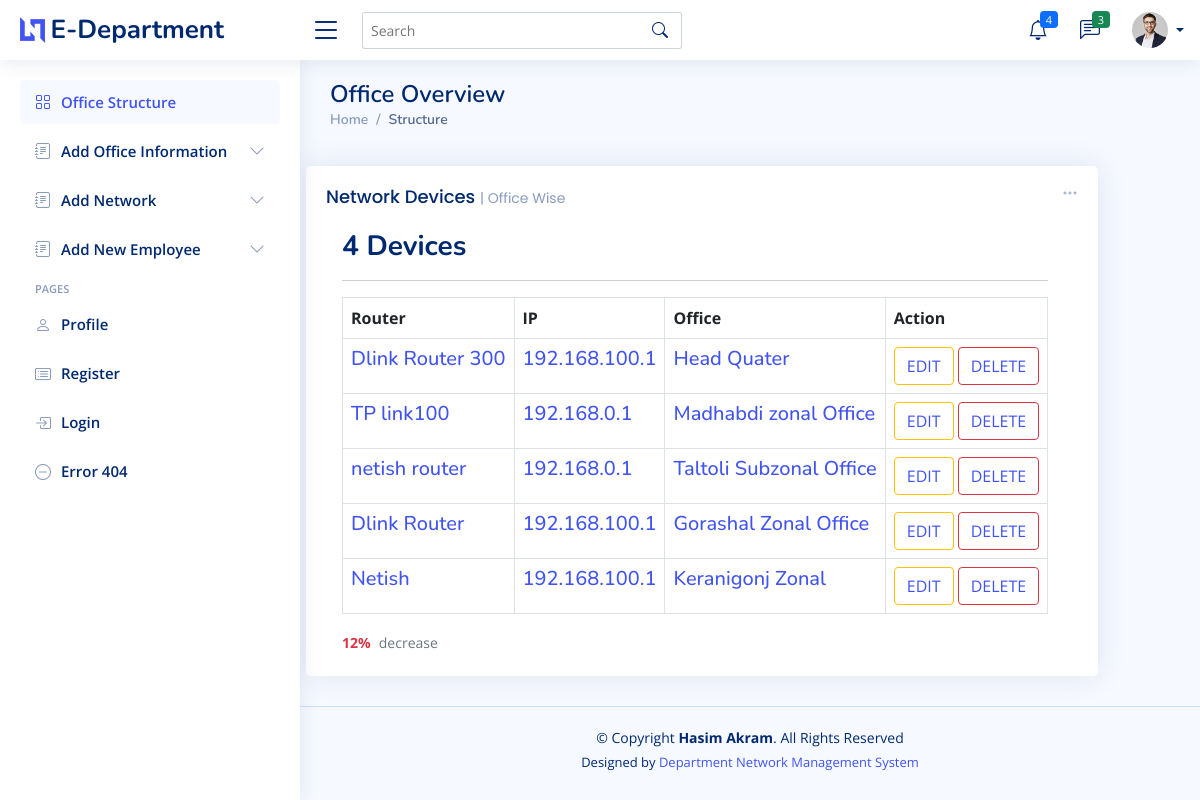
Page /device_detail.php on the committed database.
### tables this page shows
CREATE TABLE `network` (
  `id` int(10) NOT NULL,
  `name` varchar(20) NOT NULL,
  `ip` varchar(30) NOT NULL,
  `subnet` varchar(30) NOT NULL,
  `office` varchar(35) NOT NULL
);

### functions.php (called while the page is built, shortened)
<?php
	class edep{
			private $host="localhost";
			private $user="root";
			private $pass="";
			private $db="edepartment";
			public $connection;
			public function __construct(){
				$connect = new mysqli($this -> host, $this -> user, $this -> pass, $this -> db);
				$this -> connection = $connect ;
					}
				public function deviceview(){
					$sql ="SELECT * FROM network";
					$netdev =$this -> connection -> query($sql);
					if ($netdev) {
						return $netdev;
					}else{
						return false;
					}
				}
}
?>

### device_detail.php (the view, shortened to what this page needs)
<?php
    include 'menu.php';
    include 'functions.php';
    $obj =new edep;
?>
        <section class="section dashboard">
           <div class="row">
            <div class="col-xxl-6  offset-lg-3 offset-md-4  col-md-8">
              <div class="card info-card customers-card">
                <div class="filter">
                  <a class="icon" href="#" data-bs-toggle="dropdown"><i class="bi bi-three-dots"></i></a>
                </div>
                <div class="card-body table-responsive" style="height: 500px;">
                  <h5 class="card-title">Network Devices <span>| Office Wise</span></h5>
                  <div class="d-flex align-items-center">
                    <div class="ps-3">
                      <h6>4 Devices</h6>
                      <hr>
                      <table class="table table-bordered">
                       <tr>
                         <th>Router</th>
                         <th>IP</th>
                         <th>Office</th>
                         <th>Action</th>
                       </tr>
                      <?php
                        $totaldev = $obj -> deviceview();
                        while($totaldevv = $totaldev -> fetch_array()):
                      ?>
                       <tr>
                         <td><h5><a href="#"><?php echo $totaldevv['name']; ?></a></h5></td>
                         <td><h5><a href="#"><?php echo $totaldevv['ip']; ?></a></h5></td>
                         <td><h5><a href="#"><?php echo $totaldevv['office']; ?></a></h5></td>
                         <td><button class="btn btn-outline-warning"><a href="device_edit.php?id=<?php echo $dddd['id']; ?> "?>EDIT</a></button>
                        <button class="btn btn-outline-danger"><a href="device_delete.php?id=<?php echo $dddd['id']; ?> "?>DELETE</a></button></td>
                       </tr>
                      <?php
                        endwhile;
                      ?>
                      </table>
                      <span class="text-danger small pt-1 fw-bold">12%</span> <span class="text-muted small pt-2 ps-1">decrease</span>
                    </div>
                  </div>
                </div>
              </div>
            </div>
            </div>
    </section>
<?php
    include 'footer.php';
  ?>

### assets/css/style.css (style rules this page uses)
:root { scroll-behavior: smooth; }
body { font-family: "Open Sans", sans-serif; background: #f6f9ff; color: #444444; }
a { color: #4154f1; text-decoration: none; }
h1, h2, h3, h4, h5, h6 { font-family: "Nunito", sans-serif; }
.card { margin-bottom: 30px; border: none; border-radius: 5px; box-shadow: 0px 0 30px rgba(1, 41, 112, 0.1); }
.card-title { padding: 20px 0 15px 0; font-size: 18px; font-weight: 500; color: #012970; font-family: "Poppins", sans-serif; }
.card-title span { color: #899bbd; font-size: 14px; font-weight: 400; }
.card-body { padding: 0 20px 20px 20px; }
.dashboard .filter { position: absolute; right: 0px; top: 15px; }
.dashboard .filter .icon { color: #aab7cf; padding-right: 20px; padding-bottom: 5px; transition: 0.3s; font-size: 16px; }
.dashboard .info-card { padding-bottom: 10px; }
.dashboard .info-card h6 { font-size: 28px; color: #012970; font-weight: 700; margin: 0; padding: 0; }

### rows in the picture
network: name "Dlink Router 300", ip "192.168.100.1", office "Head Quater"
network: name "TP link100", ip "192.168.0.1", office "Madhabdi zonal Office"
network: name "netish router", ip "192.168.0.1", office "Taltoli Subzonal Office"
network: name "Dlink Router", ip "192.168.100.1", office "Gorashal Zonal Office"
network: name "Netish", ip "192.168.100.1", office "Keranigonj Zonal"
